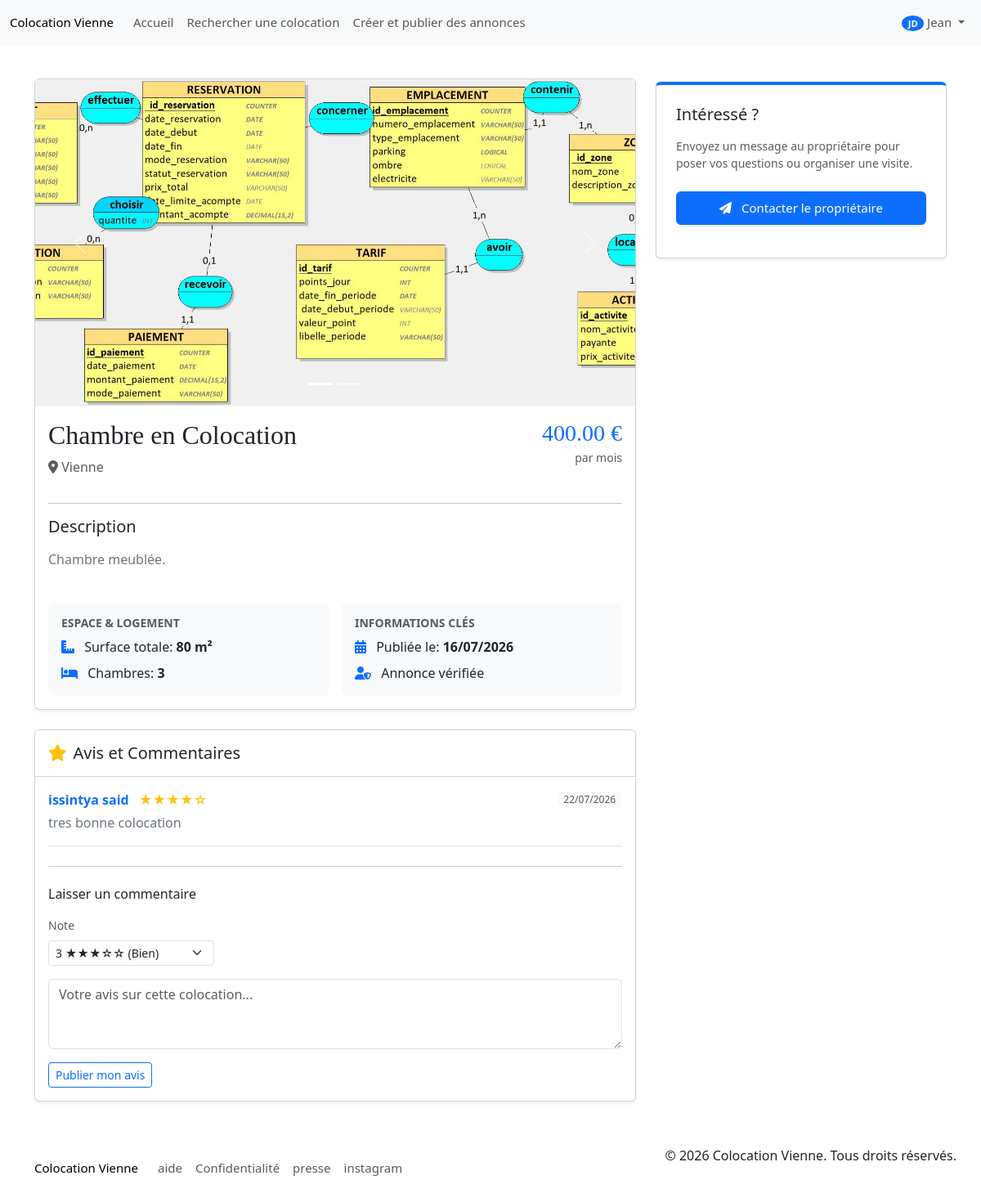
/annonce/show?id=12 (signed in), run on the app's committed database.
### tables this page shows
CREATE TABLE `utilisateur` (
  `id_utilisateur` int(11) NOT NULL,
  `nom` varchar(40) NOT NULL,
  `email` varchar(100) NOT NULL,
  `mot_de_passe` varchar(100) NOT NULL,
  `situation_professionnel` varchar(40) NOT NULL,
  `garant` tinyint(1) NOT NULL,
  `retraite` decimal(10,2) NOT NULL,
  `caisse_allocation_familial` decimal(10,2) NOT NULL,
  `date_naissance` date NOT NULL,
  `photo_profil` varchar(250) NOT NULL,
  `salaire_mensuel_net` decimal(10,2) NOT NULL,
  `prenom` varchar(40) NOT NULL,
  `revenu_fiscal` varchar(50) NOT NULL,
  `id_role` int(11) NOT NULL,
  `type_compte` enum('colocataire','propriétaire') DEFAULT 'colocataire'
);

CREATE TABLE `photo` (
  `id_photo` int(11) NOT NULL,
  `url` varchar(250) NOT NULL
);

CREATE TABLE `annonce_utilisateur` (
  `id_utilisateur` int(11) NOT NULL,
  `id_annonce` int(11) NOT NULL
);

CREATE TABLE `annonce` (
  `id_annonce` int(11) NOT NULL,
  `titre` varchar(50) NOT NULL,
  `adresse_1` varchar(255) NOT NULL,
  `adresse_2` varchar(255) DEFAULT NULL,
  `adresse_3` varchar(255) DEFAULT NULL,
  `adresse_4` varchar(255) DEFAULT NULL,
  `ville` varchar(50) NOT NULL,
  `code_postal` int(11) NOT NULL,
  `loyer_location_chez_habitant` decimal(10,2) NOT NULL,
  `description` text NOT NULL,
  `surface_logement` decimal(10,2) NOT NULL,
  `surface_chambres` decimal(10,2) NOT NULL,
  `nombre_chambre` int(11) NOT NULL,
  `date_expiration` date DEFAULT NULL,
  `date_publication` date NOT NULL,
  `date_modification` date NOT NULL,
  `carte_coordonnee_GPS` varchar(40) DEFAULT NULL,
  `date_cloture` date DEFAULT NULL,
  `loyer_colocation` decimal(10,2) NOT NULL
);

CREATE TABLE `annonce_avis` (
  `id_avis` int(11) NOT NULL,
  `note` decimal(5,2) DEFAULT NULL,
  `date_` date NOT NULL,
  `commentaire` text NOT NULL,
  `id_annonce` int(11) DEFAULT NULL,
  `id_utilisateur` int(11) NOT NULL,
  `id_utilisateur_1` int(11) NOT NULL
);

### app/Views/annonce/show.php (the view, shortened to what the rows shown need)
<?php
include __DIR__ . "/../partials/header.php";
?>
<div class="container mt-5 pt-5">
    <div class="row">
        <div class="col-md-8">
            <div class="card mb-4 shadow-sm">
                <?php if (count($photos) > 1): ?>
                    <div id="annonceCarousel" class="carousel slide" data-bs-ride="carousel">
                        <div class="carousel-indicators">
                            <?php foreach ($photos as $index => $p): ?>
                                <button type="button" data-bs-target="#annonceCarousel" data-bs-slide-to="<?php echo $index; ?>" class="<?php echo $index === 0 ? 'active' : ''; ?>" aria-current="<?php echo $index === 0 ? 'true' : 'false'; ?>" aria-label="Slide <?php echo $index + 1; ?>"></button>
                            <?php endforeach; ?>
                        </div>
                        <div class="carousel-inner">
                            <?php foreach ($photos as $index => $p): ?>
                                <?php
                                    $pUrl = $p['url'];
                                    $displayPath = (strpos($pUrl, 'http') === 0 ? $pUrl : Config::url($pUrl));
                                ?>
                                <div class="carousel-item <?php echo $index === 0 ? 'active' : ''; ?>">
                                    <img src="<?php echo $displayPath; ?>" class="d-block w-100" alt="Photo <?php echo $index + 1; ?>" style="height: 400px; object-fit: cover;" onclick="openGallery(<?php echo $index; ?>)">
                                </div>
                            <?php endforeach; ?>
                        </div>
                        <button class="carousel-control-prev" type="button" data-bs-target="#annonceCarousel" data-bs-slide="prev">
                            <span class="carousel-control-prev-icon" aria-hidden="true"></span>
                        </button>
                        <button class="carousel-control-next" type="button" data-bs-target="#annonceCarousel" data-bs-slide="next">
                            <span class="carousel-control-next-icon" aria-hidden="true"></span>
                        </button>
                    </div>
                <?php endif; ?>
                <div class="card-body">
                    <div class="d-flex justify-content-between align-items-start">
                        <div>
                            <h1 class="card-title h2"><?php echo htmlspecialchars($annonce->getTitre()); ?></h1>
                            <p class="text-muted"><i class="fas fa-map-marker-alt"></i> <?php echo htmlspecialchars($annonce->getVille()); ?></p>
                        </div>
                        <div class="text-end">
                            <h3 class="text-primary mb-0"><?php echo number_format($annonce->getLoyer(), 2); ?> €</h3>
                            <small class="text-muted">par mois</small>
                        </div>
                    </div>
                    <hr>
                    <h5 class="mb-3">Description</h5>
                    <p class="card-text text-secondary" style="line-height: 1.6;"><?php echo nl2br(htmlspecialchars($annonce->getDescription())); ?></p>
                    <div class="row mt-4 g-3">
                        <div class="col-md-6">
                            <div class="p-3 bg-light rounded">
                                <h6 class="text-uppercase small fw-bold text-muted mb-2">Espace & Logement</h6>
                                <ul class="list-unstyled mb-0">
                                    <li class="mb-2"><i class="fas fa-ruler-combined text-primary me-2"></i> Surface totale: <strong><?php echo $annonce->getSurfaceLogement(); ?> m²</strong></li>
                                    <li><i class="fas fa-bed text-primary me-2"></i> Chambres: <strong><?php echo $annonce->getNombreChambre(); ?></strong></li>
                                </ul>
                            </div>
                        </div>
                        <div class="col-md-6">
                            <div class="p-3 bg-light rounded">
                                <h6 class="text-uppercase small fw-bold text-muted mb-2">Informations clés</h6>
                                <ul class="list-unstyled mb-0">
                                    <li class="mb-2"><i class="fas fa-calendar-alt text-primary me-2"></i> Publiée le: <strong><?php echo date('d/m/Y', strtotime($annonce->getDatePublication())); ?></strong></li>
                                    <li><i class="fas fa-user-shield text-primary me-2"></i> Annonce vérifiée</li>
                                </ul>
                            </div>
                        </div>
                    </div>
                </div>
            </div>
            <div class="card mb-4 shadow-sm">
                <div class="card-header bg-white py-3">
                    <h5 class="mb-0"><i class="fas fa-star text-warning me-2"></i>Avis et Commentaires</h5>
                </div>
                <div class="card-body">
                    <?php if (empty($comments)): ?>
                        <div class="text-center py-4">
                            <i class="far fa-comment-dots fa-3x text-light mb-2"></i>
                            <p class="text-muted">Soyez le premier à donner votre avis !</p>
                        </div>
                    <?php else: ?>
                        <?php foreach ($comments as $c): ?>
                            <div class="mb-4 pb-3 border-bottom last-child-border-0">
                                <div class="d-flex justify-content-between align-items-center mb-1">
                                    <div>
                                        <span class="fw-bold text-primary"><?php echo htmlspecialchars($c->getAuthorName()); ?></span>
                                        <span class="ms-2 text-warning">
                                            <?php
                                                $stars = round($c->getNote());
                                                for($i=1; $i<=5; $i++) echo $i <= $stars ? '★' : '☆';
                                            ?>
                                        </span>
                                    </div>
                                    <span class="badge bg-light text-muted fw-normal"><?php echo date('d/m/Y', strtotime($c->getDate())); ?></span>
                                </div>
                                <p class="mb-0 text-secondary"><?php echo htmlspecialchars($c->getCommentaire()); ?></p>
                            </div>
                        <?php endforeach; ?>
                    <?php endif; ?>
                    <hr class="my-4">
                    <h6 class="mb-3">Laisser un commentaire</h6>
                    <?php if (!empty($_SESSION['isLoggedin'])): ?>
                        <form action="<?php echo Config::url('comment/add'); ?>" method="POST">
                            <div class="mb-3">
                                <label class="form-label small text-muted">Note</label>
                                <select name="note" class="form-select form-select-sm w-auto">
                                    <option value="3" selected>3 ★★★☆☆ (Bien)</option>
                                </select>
                            </div>
                            <div class="mb-3">
                                <textarea name="commentaire" class="form-control" rows="3" placeholder="Votre avis sur cette colocation..." required></textarea>
                            </div>
                            <button type="submit" class="btn btn-outline-primary btn-sm">Publier mon avis</button>
                        </form>
                    <?php else: ?>
                        <div class="alert alert-light border py-2 px-3 small">
                            <i class="fas fa-info-circle me-1"></i> <a href="<?php echo Config::url('auth/login'); ?>">Connectez-vous</a> pour laisser un commentaire.
                        </div>
                    <?php endif; ?>
                </div>
            </div>
        </div>
        <div class="col-md-4">
            <div class="card shadow-sm sticky-top" style="top: 100px; border-top: 4px solid #0d6efd;">
                <div class="card-body p-4">
                    <h5 class="card-title mb-3">Intéressé ?</h5>
                    <p class="text-muted small mb-4">Envoyez un message au propriétaire pour poser vos questions ou organiser une visite.</p>
                    <?php if (!empty($_SESSION['isLoggedin'])): ?>
                        <a href="<?php echo Config::url('pages/messages.php?annonce_id=' . $annonce->getId() . '&with_user=' . $annonce->getOwnerId()); ?>" class="btn btn-primary w-100 py-2 mb-3 shadow-sm">
                            <i class="fas fa-paper-plane me-2"></i>
                            <?php echo ($_SESSION['user_id'] == $annonce->getOwnerId()) ? "M'envoyer un message (Test)" : "Contacter le propriétaire"; ?>
                        </a>
                    <?php endif; ?>
                </div>
            </div>
        </div>
    </div>
</div>
<?php include __DIR__ . "/../partials/footer.php"; ?>

### app/Views/partials/header.php (shortened to what the rows shown need)
<?php
global $userDAO, $messageDAO;
function getUserAvatar($user_id, $userDAO) {
    try {
        $user = $userDAO->getById($user_id);
        if ($user && !empty($user->getPhotoProfil())) {
            $server_path = $_SERVER['DOCUMENT_ROOT'] . Config::url("pages/be/" . $user->getPhotoProfil());
        }
        $initials = '';
        if ($user) {
            if (!empty($user->getPrenom()) && !empty($user->getNom())) {
                $initials = strtoupper(substr($user->getPrenom(), 0, 1) . substr($user->getNom(), 0, 1));
            } elseif (!empty($user->getPrenom())) {
                $initials = strtoupper(substr($user->getPrenom(), 0, 2));
            } else {
                $initials = 'U';
            }
        } else {
            $initials = 'U';
        }
        return [
            'src' => '',
            'initials' => $initials,
            'has_photo' => false
        ];
    } catch (Exception $e) {
        error_log("Error in getUserAvatar: " . $e->getMessage());
        return [
            'src' => '',
            'initials' => 'U',
            'has_photo' => false
        ];
    }
}
$avatarData = null;
if (!empty($_SESSION['isLoggedin']) && isset($_SESSION['user_id'])) {
    try {
        $avatarData = getUserAvatar($_SESSION['user_id'], $userDAO);
    } catch (Exception $e) {
        error_log("Avatar fetch error: " . $e->getMessage());
        $avatarData = [
            'src' => '',
            'initials' => 'U',
            'has_photo' => false
        ];
    }
}
?>
<!DOCTYPE html>
<html lang="fr">
<head>
    <link rel="stylesheet" href="https://cdnjs.cloudflare.com/ajax/libs/font-awesome/6.5.1/css/all.min.css" />
    <link rel="stylesheet" href="<?php echo Config::asset('style/style.css'); ?>">
    <link href="https://cdn.jsdelivr.net/npm/bootstrap@5.3.3/dist/css/bootstrap.min.css" rel="stylesheet">
</head>
<body>
   <nav class="navbar navbar-expand-lg fixed-top bg-body-tertiary">
     <div class="container-fluid">
      <a class="navbar-brand" href="<?php echo Config::url('home'); ?>">Colocation Vienne</a>
      <div class="collapse navbar-collapse" id="navbarNav">
        <ul class="navbar-nav me-auto">
          <li class="nav-item">
            <a class="nav-link" aria-current="page" href="<?php echo Config::url('home'); ?>">Accueil</a>
          </li>
          <li class="nav-item">
            <a class="nav-link" href="/coLocation/pages/recherche.php">Rechercher une colocation</a>
          </li>
          <li class="nav-item">
            <a class="nav-link" href="<?php echo Config::url('annonce/create'); ?>">Créer et publier des annonces</a>
          </li>
        </ul>
        <ul class="navbar-nav">
          <?php if (empty($_SESSION['isLoggedin'])): ?>
            <li class="nav-item">
              <a class="nav-link" href="<?php echo Config::url('auth/register'); ?>">
                <i class="fas fa-user-plus"></i> Inscription
              </a>
            </li>
            <li class="nav-item">
              <a class="nav-link" href="<?php echo Config::url('auth/login'); ?>">
                <i class="fas fa-sign-in-alt"></i> Connexion
              </a>
            </li>
          <?php else: ?>
            <li class="nav-item dropdown">
              <a class="nav-link dropdown-toggle" href="#" id="profileDropdown" role="button" data-bs-toggle="dropdown" aria-expanded="false">
                <?php if ($avatarData && $avatarData['has_photo']): ?>
                  <img src="<?php echo htmlspecialchars($avatarData['src']); ?>" alt="Profile" style="width: 32px; height: 32px; border-radius: 50%;">
                <?php else: ?>
                  <span class="badge bg-primary rounded-circle"><?php echo htmlspecialchars($avatarData['initials'] ?? 'U'); ?></span>
                <?php endif; ?>
                <?php echo htmlspecialchars($_SESSION['user_prenom'] ?? 'Mon compte'); ?>
              </a>
            </li>
          <?php endif; ?>
        </ul>
      </div>
    </div>
  </nav>

### data on the page
utilisateur: prenom+nom "JD"
photo: url (picture)
annonce_utilisateur: id_annonce.titre "Chambre en Colocation", id_annonce.ville "Vienne", id_annonce.loyer_colocation "400.00", id_annonce.description "Chambre meublée.", id_annonce.surface_logement "80", id_annonce.nombre_chambre "3", id_annonce.date_publication "16/07/2026"
annonce_avis: AuthorName "issintya said", note 4 (drawn), date_ "22/07/2026", commentaire "tres bonne colocation"

### other printed values
$_SESSION['user_prenom'] "Jean"
